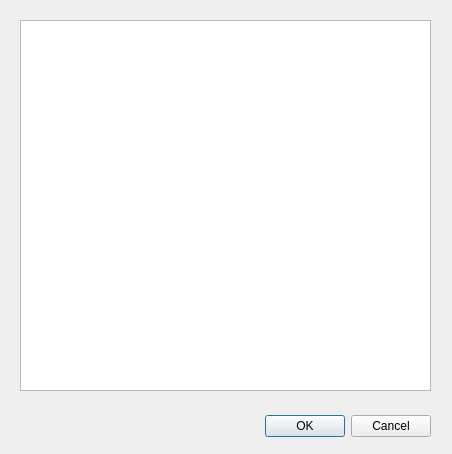
<?xml version="1.0" encoding="UTF-8"?>
<ui version="4.0">
 <class>ReferenceChooser</class>
 <widget class="QDialog" name="ReferenceChooser">
  <property name="geometry">
   <rect>
    <x>0</x>
    <y>0</y>
    <width>452</width>
    <height>454</height>
   </rect>
  </property>
  <property name="windowTitle">
   <string>Choose Reference Run</string>
  </property>
  <widget class="QDialogButtonBox" name="buttonBox">
   <property name="geometry">
    <rect>
     <x>110</x>
     <y>410</y>
     <width>321</width>
     <height>32</height>
    </rect>
   </property>
   <property name="orientation">
    <enum>Qt::Horizontal</enum>
   </property>
   <property name="standardButtons">
    <set>QDialogButtonBox::Cancel|QDialogButtonBox::Ok</set>
   </property>
  </widget>
  <widget class="QTableView" name="refRunView">
   <property name="geometry">
    <rect>
     <x>20</x>
     <y>20</y>
     <width>411</width>
     <height>371</height>
    </rect>
   </property>
   <property name="selectionBehavior">
    <enum>QAbstractItemView::SelectRows</enum>
   </property>
   <property name="sortingEnabled">
    <bool>true</bool>
   </property>
  </widget>
 </widget>
 <resources/>
 <connections>
  <connection>
   <sender>buttonBox</sender>
   <signal>accepted()</signal>
   <receiver>ReferenceChooser</receiver>
   <slot>accept()</slot>
   <hints>
    <hint type="sourcelabel">
     <x>248</x>
     <y>254</y>
    </hint>
    <hint type="destinationlabel">
     <x>157</x>
     <y>274</y>
    </hint>
   </hints>
  </connection>
  <connection>
   <sender>buttonBox</sender>
   <signal>rejected()</signal>
   <receiver>ReferenceChooser</receiver>
   <slot>reject()</slot>
   <hints>
    <hint type="sourcelabel">
     <x>316</x>
     <y>260</y>
    </hint>
    <hint type="destinationlabel">
     <x>286</x>
     <y>274</y>
    </hint>
   </hints>
  </connection>
 </connections>
</ui>
